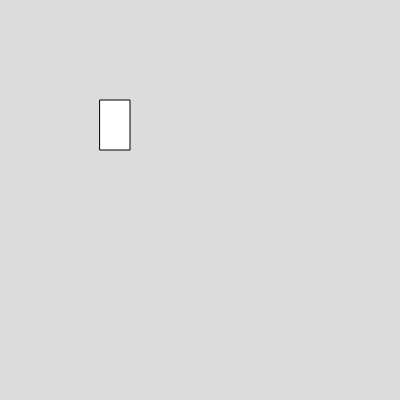
Frame 1 (no input)
Frame 60 (no input): identical to frame 1, image omitted
Frame 120 (the mouse pressed at the canvas centre since frame 60): identical to frame 1, image omitted

The p5.js sketch that drew this single still picture (run headless with seeded random() and noise() and a simulated clock; from frame 60 on, the mouse is pressed at the canvas centre):

// p5.js sketch
// ── sketch.js
function setup() {
  createCanvas(400, 400);
}

function draw() {
  background(220);
  rect(100,100,30,50)
}
